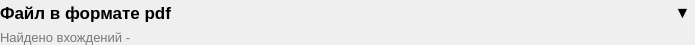
<?xml version="1.0" encoding="UTF-8"?>
<ui version="4.0">
 <class>search_list_item</class>
 <widget class="QFrame" name="search_list_item">
  <property name="geometry">
   <rect>
    <x>0</x>
    <y>0</y>
    <width>695</width>
    <height>45</height>
   </rect>
  </property>
  <property name="minimumSize">
   <size>
    <width>695</width>
    <height>45</height>
   </size>
  </property>
  <property name="baseSize">
   <size>
    <width>695</width>
    <height>45</height>
   </size>
  </property>
  <property name="font">
   <font>
    <underline>false</underline>
   </font>
  </property>
  <property name="windowTitle">
   <string>Frame</string>
  </property>
  <property name="frameShape">
   <enum>QFrame::Shape::NoFrame</enum>
  </property>
  <layout class="QVBoxLayout" name="verticalLayout">
   <property name="spacing">
    <number>5</number>
   </property>
   <property name="leftMargin">
    <number>0</number>
   </property>
   <property name="topMargin">
    <number>0</number>
   </property>
   <property name="rightMargin">
    <number>0</number>
   </property>
   <property name="bottomMargin">
    <number>0</number>
   </property>
   <item>
    <widget class="QWidget" name="search_item_header" native="true">
     <property name="minimumSize">
      <size>
       <width>0</width>
       <height>25</height>
      </size>
     </property>
     <property name="maximumSize">
      <size>
       <width>16777215</width>
       <height>25</height>
      </size>
     </property>
     <property name="baseSize">
      <size>
       <width>0</width>
       <height>25</height>
      </size>
     </property>
     <property name="focusPolicy">
      <enum>Qt::FocusPolicy::StrongFocus</enum>
     </property>
     <property name="contextMenuPolicy">
      <enum>Qt::ContextMenuPolicy::NoContextMenu</enum>
     </property>
     <property name="styleSheet">
      <string notr="true">QWidget:hover {
	background-color: rgb(50, 50, 50);
}</string>
     </property>
     <layout class="QHBoxLayout" name="horizontalLayout">
      <property name="spacing">
       <number>0</number>
      </property>
      <property name="leftMargin">
       <number>0</number>
      </property>
      <property name="topMargin">
       <number>0</number>
      </property>
      <property name="rightMargin">
       <number>0</number>
      </property>
      <property name="bottomMargin">
       <number>0</number>
      </property>
      <item>
       <widget class="QLabel" name="file_name">
        <property name="sizePolicy">
         <sizepolicy hsizetype="Preferred" vsizetype="Fixed">
          <horstretch>0</horstretch>
          <verstretch>0</verstretch>
         </sizepolicy>
        </property>
        <property name="minimumSize">
         <size>
          <width>0</width>
          <height>25</height>
         </size>
        </property>
        <property name="maximumSize">
         <size>
          <width>16777215</width>
          <height>25</height>
         </size>
        </property>
        <property name="baseSize">
         <size>
          <width>0</width>
          <height>25</height>
         </size>
        </property>
        <property name="font">
         <font>
          <pointsize>13</pointsize>
          <bold>true</bold>
          <underline>false</underline>
         </font>
        </property>
        <property name="text">
         <string>Файл в формате pdf</string>
        </property>
       </widget>
      </item>
      <item>
       <widget class="QPushButton" name="hide_results_button">
        <property name="sizePolicy">
         <sizepolicy hsizetype="Fixed" vsizetype="Fixed">
          <horstretch>0</horstretch>
          <verstretch>0</verstretch>
         </sizepolicy>
        </property>
        <property name="minimumSize">
         <size>
          <width>25</width>
          <height>25</height>
         </size>
        </property>
        <property name="maximumSize">
         <size>
          <width>25</width>
          <height>25</height>
         </size>
        </property>
        <property name="baseSize">
         <size>
          <width>25</width>
          <height>25</height>
         </size>
        </property>
        <property name="font">
         <font>
          <pointsize>12</pointsize>
          <underline>false</underline>
         </font>
        </property>
        <property name="styleSheet">
         <string notr="true">background:transparent;
border:none</string>
        </property>
        <property name="text">
         <string>▼</string>
        </property>
       </widget>
      </item>
     </layout>
    </widget>
   </item>
   <item>
    <widget class="QLabel" name="occurrence_counter">
     <property name="sizePolicy">
      <sizepolicy hsizetype="Preferred" vsizetype="Fixed">
       <horstretch>0</horstretch>
       <verstretch>0</verstretch>
      </sizepolicy>
     </property>
     <property name="minimumSize">
      <size>
       <width>0</width>
       <height>15</height>
      </size>
     </property>
     <property name="maximumSize">
      <size>
       <width>16777215</width>
       <height>15</height>
      </size>
     </property>
     <property name="baseSize">
      <size>
       <width>0</width>
       <height>15</height>
      </size>
     </property>
     <property name="font">
      <font>
       <pointsize>10</pointsize>
       <underline>false</underline>
      </font>
     </property>
     <property name="styleSheet">
      <string notr="true">color:rgb(120, 120, 120)</string>
     </property>
     <property name="text">
      <string>Найдено вхождений - </string>
     </property>
    </widget>
   </item>
  </layout>
 </widget>
 <resources/>
 <connections/>
</ui>
